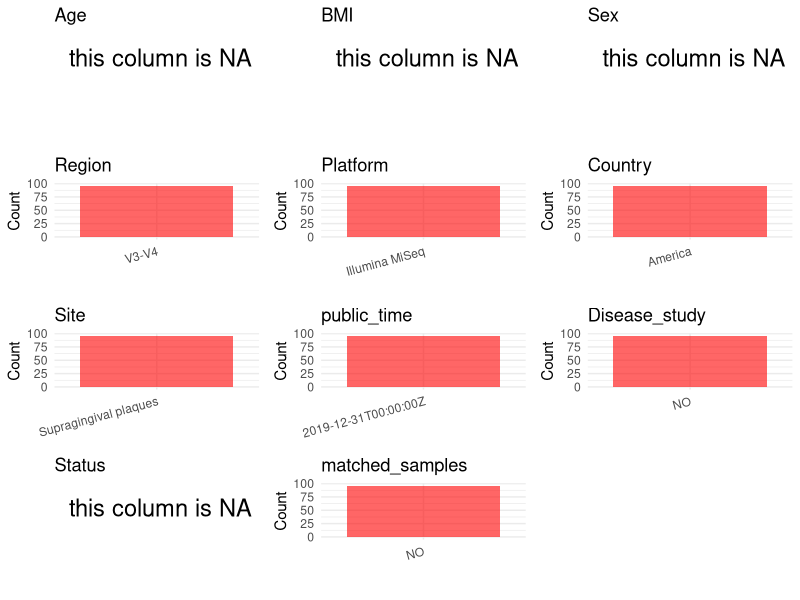

This chart was generated by the following R code: (Note: this script raises an error after producing the figure.)
## ---- chunk 1
library(tidyverse)
library(ggplot2)
library(cowplot)

setwd("C:/Users/zyc/Desktop/oral_project/PRJNA555622")
initial_meta <- read.csv("SraRunTable.csv", header = TRUE) 
head(initial_meta)
## ---- chunk 2
metadata <- data.frame(
  BioProject = initial_meta$BioProject,
  Run = initial_meta$Run,
  sample_name = initial_meta$Sample.Name,
  Age = NA, 
  BMI = NA,  
  Sex = NA,
  Platform = initial_meta$Instrument,
  # Country = initial_meta$geo_loc_name_country,
  # Status = initial_meta$Host_disease,
  # Site = initial_meta$isolation_source,
  public_time = initial_meta$ReleaseDate,
  stringsAsFactors = FALSE
)
## ---- chunk 3

 # metadata <- metadata %>%
 #  mutate(Sex = recode(Sex, "female" = "F", "male" = "M"))
 # metadata <- metadata %>%mutate(Age = Age/12)

## ---- chunk 4
metadata$Country = "America"
metadata$Site = "Supragingival plaques"
metadata$Status = NA
metadata$matched_samples = "NO"
metadata$Region = "V3-V4"
metadata$title <- "Ethnic variation of oral microbiota in children"
metadata$Disease_study <- "NO"
metadata$PCR_primers <- "F:TCGTCGGCAGCGTCAGATGTGTATAAGAGACAGCCTACGGGNGGCWGCAG;R:GTCTCGTGGGCTCGGAGATGTGTATAAGAGACAGGACTACHVGGGTATCTAATCC"
head(metadata)
## ---- chunk 5
print(paste("Number of unique runs:", length(unique(metadata$Run))))
print(paste("Number of unique sample names:", length(unique(metadata$sample_name))))
## ---- chunk 6
plot_data <- metadata %>%
  select(-BioProject, -Run, -sample_name, -title)

# Function to create simple plots for each column
create_simple_plots <- function(data) {
  plots <- list()
  
  for (col in colnames(data)) {
    # Check if the column is all NA
    if (all(is.na(data[[col]]))) {
      # Create an empty plot with text indicating all NA
      p <- ggplot() +
        annotate("text", x = 0.5, y = 0.5, label = "this column is NA", size = 6) +
        labs(title = col) +
        theme_void()
    } else if (is.numeric(data[[col]])) {
      # Numeric variable: histogram
      p <- ggplot(data, aes(x = .data[[col]])) +
        geom_histogram(fill = "blue", alpha = 0.6, bins = 20, na.rm = T) +
        labs(title = col) +
        theme_minimal()
    } else {
      # Categorical variable: bar plot (remove NA values)
      count_data <- as.data.frame(table(data[[col]], useNA = "ifany"))
      p <- ggplot(count_data, aes(x = reorder(Var1, -Freq), y = Freq)) +
        geom_col(fill = "red", alpha = 0.6) +
        labs(title = col, x = NULL, y = "Count") +
        theme_minimal() +
        theme(axis.text.x = element_text(angle = 15, hjust = 1))
    }
    plots[[col]] <- p
  }
  
  return(plots)
}


plots <- create_simple_plots(plot_data)
p<-plot_grid(plots$Age, 
          plots$BMI, 
          plots$Sex, 
          plots$Region, 
          plots$Platform, 
          plots$Country, 
          plots$Site,
          plots$public_time, 
          # plots$PCR_primers,
          plots$Disease_study,
          plots$Status,
          plots$matched_samples,# add 
          ncol = 3, align = "hv", axis = "lb")
ggsave("Metadata_Summary.png", plot = p, width = 8, height = 6, dpi = 150)


## ---- chunk 7
knitr::include_graphics("Metadata_Summary.png")
## ---- chunk 8
metadata <- metadata[, c(
  "BioProject", "Run", "sample_name", "Age", "BMI", "Sex", 
  "Region", "Platform", "Country", "Site", "public_time", 
  "PCR_primers", "title", "Disease_study", "Status","matched_samples"
)]

write.csv(metadata, file = "metadata.csv", quote = FALSE)
